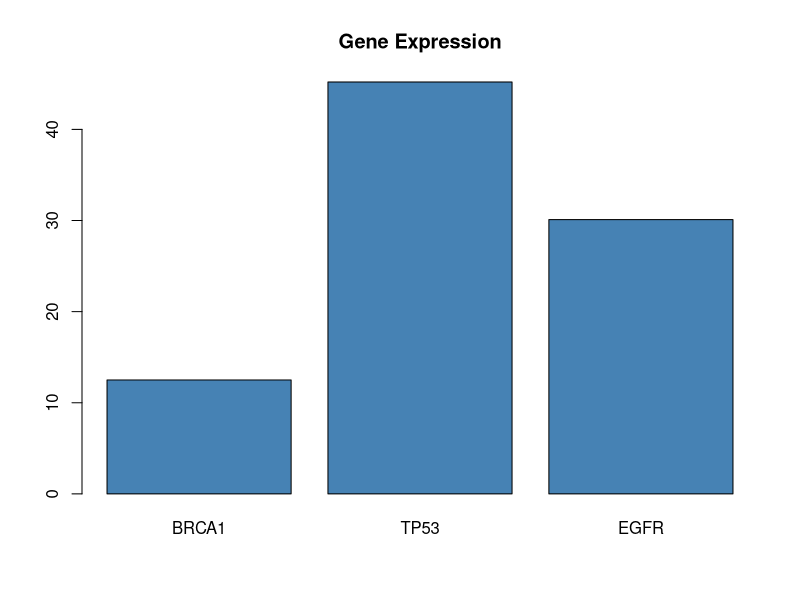

Here is the R script that generated this plot:
genes <- c("BRCA1", "TP53", "EGFR")
expression <- c(12.5, 45.2, 30.1)
condition <- c("Control", "Treatment", "Treatment")

exp_data <- data.frame(genes, expression, condition)

print("Structure of the data:")
str(exp_data)

png("r_task/expression_plot.png")
barplot(exp_data$expression, names.arg=exp_data$genes, main="Gene Expression", col="steelblue")
dev.off()
